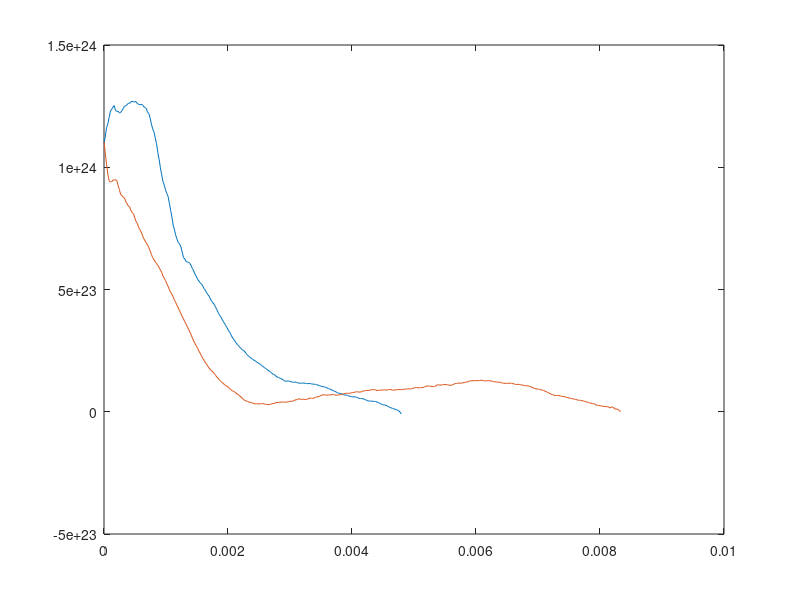
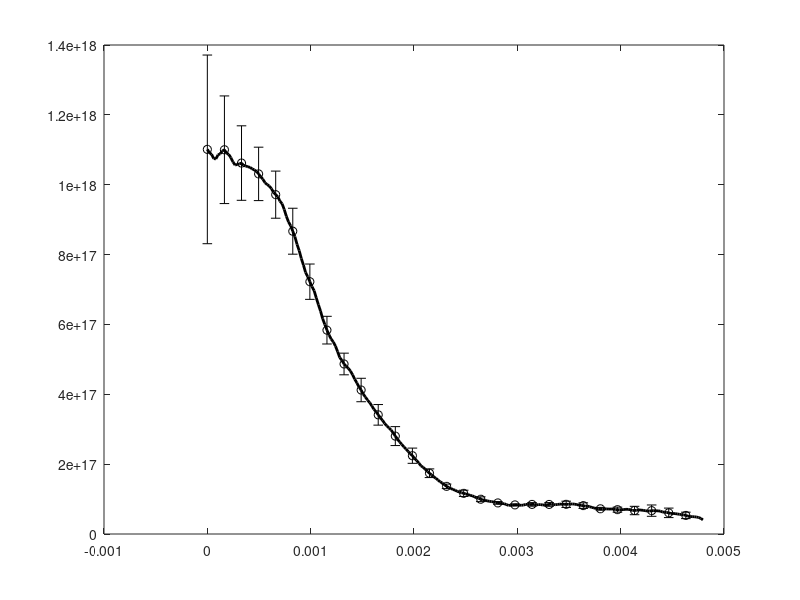

The MATLAB source for these figures, in order: (Note: this script raises an error after producing the figures.)
% clear all; close all; clc;

close all

%PRL Plot generation

load prl_dhi_err3.mat;
%structures from this file are 'rad_l','n_prof_l','rad_r','n_prof_r','n_error_l','n_error_r'
indd = 1;
figure(1)
plot(rad_l{indd},n_prof_l{indd})
hold on
plot(rad_r{indd},n_prof_r{indd})

if length(rad_l{indd}(1:end)) < length(rad_r{indd}(1:end))
    r_ax = rad_l{indd}(1:end);
    l_prof = n_prof_l{indd};
    r_prof = n_prof_r{indd}(1:length(l_prof));
    l_err = n_error_l{indd};
    r_err = n_error_r{indd}(1:length(l_prof));
%     B_l = B_prof_l{cross_sect(indd)};
%     B_r = B_prof_r{cross_sect(indd)}(1:length(l_prof));
%     T_l = T_prof_l{cross_sect(indd)};
%     T_r = T_prof_r{cross_sect(indd)}(1:length(l_prof));
%     
else
    r_ax = rad_r{indd}(1:end);
    r_prof = n_prof_r{indd};
    l_prof = n_prof_l{indd}(1:length(r_prof));
    l_err = n_error_l{indd}(1:length(r_prof));
    r_err = n_error_r{indd};
%     B_r = B_prof_r{cross_sect(indd)};
%     B_l = B_prof_l{cross_sect(indd)}(1:length(r_prof));
%     T_r = T_prof_r{cross_sect(indd)};
%     T_l = T_prof_l{cross_sect(indd)}(1:length(r_prof));
    
end

n_mean = (l_prof+r_prof)./2E6; %take average and convert to cm^-3
err_mean = (abs(l_err(1:end-1))+abs(r_err(1:end-1)))./2E6; %take average and convert to cm^-3
% T_mean = (T_r + T_l)./2;
% B_mean = (B_r+B_l)./2;

figure(2)
plot(r_ax,n_mean,'-k','LineWidth',2)
hold on
errorbar(r_ax(1:8:end-1),n_mean(1:8:end-1),err_mean(1:8:end),'ko','LineWidth',2)
set(gca,'Fontsize',14)
xlabel('Impact Parameter (cm)')
set(gca,'xtick',[0:2E-3:6E-3])
set(gca,'xticklabel',{'0','0.2','0.4','0.6'})
xlim([-0.1E-3 6E-3])
ylabel('n_e (cm^{-3})')
title('Number Density at z = 10 cm')

mdsconnect('zappa.zap');
mdsopen('zaphd',171005023);
m_0_p0 = mdsvalue('\m_0_p0');
time = mdsvalue('dim_of(\m_0_p0)');
time_holo = 45E-6;

mu0 = (4*pi)*1e-7;
ind_time = find((time_holo - time)<0,1,'first');
Bwall = m_0_p0(ind_time);
rwall = 4*2.54/100;
Iz = Bwall*2*pi*rwall/mu0;
mdsclose
mdsdisconnect

% [B_prof,T_prof,v_drift,den_char,B_char,T_char,a_char] = DHI_profiles(r_ax,n_mean,Iz);
% [B_err,T_err,v_err,den_c_err,B_c_err,T_c_err,a_c_err]= DHI_profiles(r_ax(1:end-1),err_mean(1:end-1),Iz);

% figure(3)
% subplot(2,1,1)
% plot(r_ax,B_mean,'k','Linewidth',2)
% hold on
% errorbar(r_ax(1:2:end-1),B_prof(1:2:end-1),B_err(1:2:end-1),'ko','Linewidth',2)
% subplot(2,1,2)
% plot(r_ax,T_mean,'k','Linewidth',2)

% load dhi_map.mat
figure(4)
imagesc(x_twin,y_twin,den_num_full)
colormap jet; colorbar
set(gca,'Fontsize',14)
set(gca,'xtick',[0.043 0.048 0.052])


% mdsconnect('zappa.zap');
% mdsopen('zaphd',shotnum);
% m_0_p0 = mdsvalue('\m_0_p0');
% time = mdsvalue('dim_of(\m_0_p0)');
% time_holo = 45E-6;
% 
% 
% ind_time = find((time_holo - time)<0,1,'first');
% Bwall = m_0_p0(ind_time);
% rwall = 4*2.54/100;
% Iz = Bwall*2*pi*rwall/mu0;

[B_av,T_av,v_drift_av,den_char_av,B_char_av,...
    T_char_av,a_char_av] = DHI_profiles(r_ax,n_mean.*2E6,Iz);

[B_er,T_er,v_drift_er,den_char_er,B_char_er,...
    T_char_er,a_char_er] = DHI_profiles(r_ax,(n_mean(1:end-1) +err_mean).*2E6,Iz);

[B_d,T_d,v_drift_d,den_char_d,B_char_d,...
    T_char_d,a_char_d] = DHI_profiles(r_ax,(n_mean(1:end-1) -err_mean).*2E6,Iz);

erbar = abs(T_av-T_d);

figure(5)
plot(r_ax,T_av,'k','Linewidth',2)
hold on
errorbar(r_ax(1:5:end-1),T_av(1:5:end-1),erbar(1:5:end-1),'ko','LineWidth',2)

figure(6)
plot(r_ax,T_av)
hold on
plot(r_ax,T_er)
plot(r_ax,T_d)